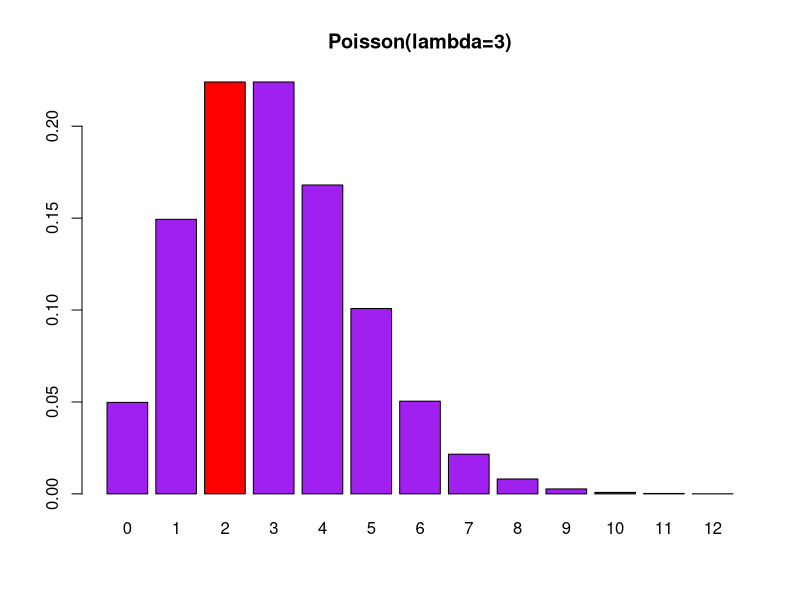

This chart was generated by the following R code:
# Poisson probability + visualization
p <- dpois(0:12, lambda=3)
cat("P(X=2) =", p[3], "\n")

dev.new()
barplot(p, names=0:12, col=ifelse(0:12==2,"red","purple"), main="Poisson(lambda=3)")
